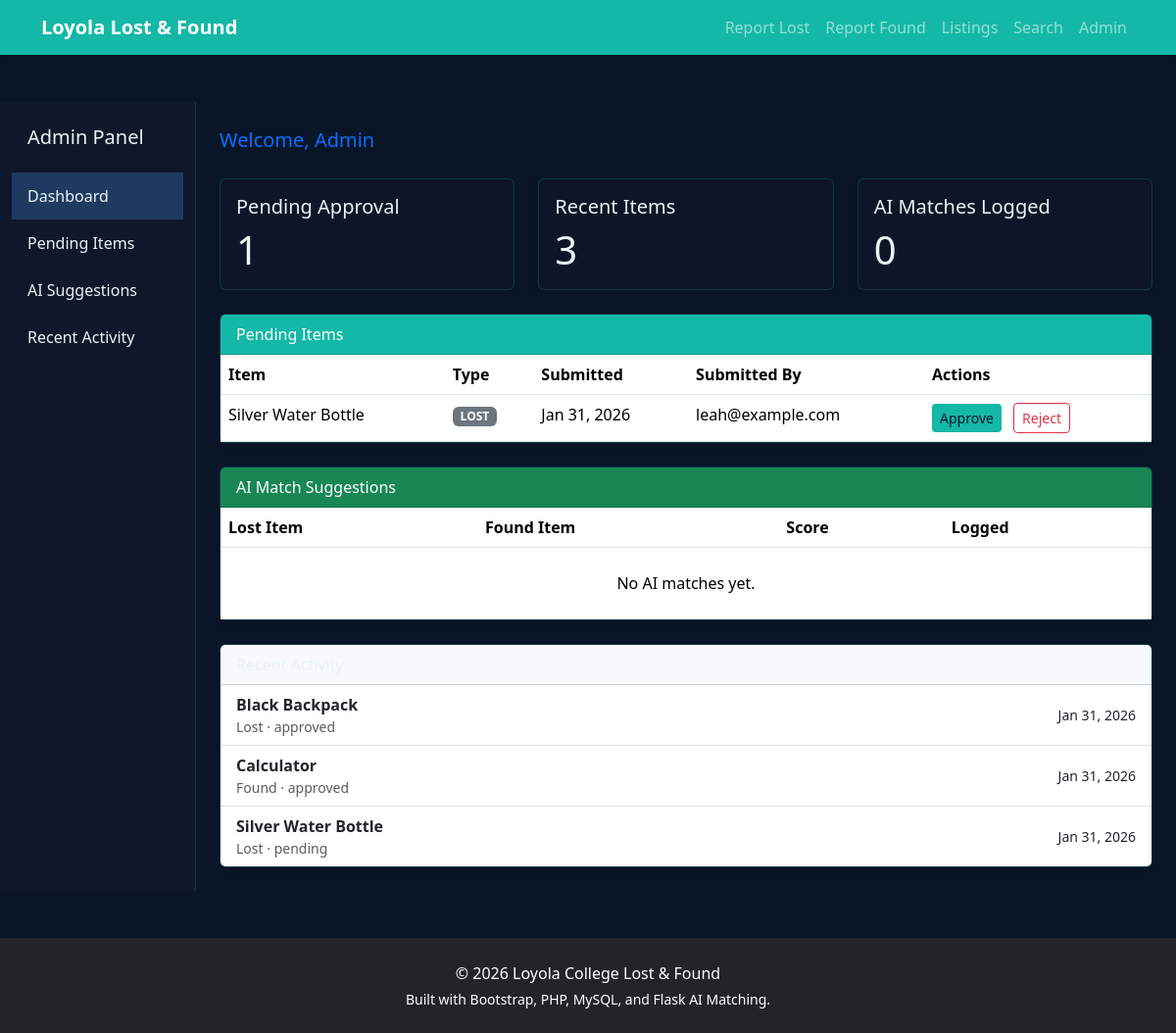
Screenshot of /admin/dashboard.php with the database file from the repository.
### tables this page shows
CREATE TABLE IF NOT EXISTS items (
    id INT AUTO_INCREMENT PRIMARY KEY,
    item_type ENUM('lost','found') NOT NULL,
    item_name VARCHAR(150) NOT NULL,
    description TEXT NOT NULL,
    location VARCHAR(150) NOT NULL,
    event_date DATE NOT NULL,
    contact_name VARCHAR(120) NOT NULL,
    contact_email VARCHAR(160) NOT NULL,
    contact_phone VARCHAR(50) DEFAULT NULL,
    image_path VARCHAR(255) DEFAULT NULL,
    status ENUM('pending','approved','rejected') DEFAULT 'pending',
    created_at TIMESTAMP DEFAULT CURRENT_TIMESTAMP
);

### includes/helpers.php (called while the page is built, shortened)
<?php
function format_date(string $dateString): string
{
    return date('M d, Y', strtotime($dateString));
}

### admin/dashboard.php (the view, shortened to what this page needs)
<?php
require_once __DIR__ . '/../includes/db.php';
require_once __DIR__ . '/../includes/helpers.php';
require_once __DIR__ . '/../includes/header.php';
$pendingStmt = $mysqli->prepare("SELECT * FROM items WHERE status = 'pending' ORDER BY created_at ASC");
$pendingStmt->execute();
$pendingItems = $pendingStmt->get_result()->fetch_all(MYSQLI_ASSOC);
$recentStmt = $mysqli->prepare("SELECT * FROM items ORDER BY created_at DESC LIMIT 5");
$recentStmt->execute();
$recentItems = $recentStmt->get_result()->fetch_all(MYSQLI_ASSOC);
$matchStmt = $mysqli->prepare("SELECT * FROM match_logs ORDER BY created_at DESC LIMIT 5");
$matchStmt->execute();
$matchLogs = $matchStmt->get_result()->fetch_all(MYSQLI_ASSOC);
?>
<div class="container-fluid">
    <div class="row">
        <aside class="col-md-3 col-lg-2 admin-sidebar py-4">
            <h5 class="px-3 mb-4">Admin Panel</h5>
            <a href="#" class="active">Dashboard</a>
            <a href="#pending">Pending Items</a>
            <a href="#matches">AI Suggestions</a>
            <a href="#recent">Recent Activity</a>
        </aside>
        <section class="col-md-9 col-lg-10 p-4">
            <h2 class="mb-4 text-primary">Welcome, Admin</h2>
            <div class="row g-4 mb-4">
                <div class="col-md-4">
                    <div class="card shadow-sm">
                        <div class="card-body">
                            <h5 class="card-title">Pending Approval</h5>
                            <p class="display-6 mb-0"><?php echo count($pendingItems); ?></p>
                        </div>
                    </div>
                </div>
                <div class="col-md-4">
                    <div class="card shadow-sm">
                        <div class="card-body">
                            <h5 class="card-title">Recent Items</h5>
                            <p class="display-6 mb-0"><?php echo count($recentItems); ?></p>
                        </div>
                    </div>
                </div>
                <div class="col-md-4">
                    <div class="card shadow-sm">
                        <div class="card-body">
                            <h5 class="card-title">AI Matches Logged</h5>
                            <p class="display-6 mb-0"><?php echo count($matchLogs); ?></p>
                        </div>
                    </div>
                </div>
            </div>
            <div id="pending" class="card shadow-sm mb-4">
                <div class="card-header bg-primary text-white d-flex justify-content-between align-items-center">
                    <span>Pending Items</span>
                </div>
                <div class="table-responsive">
                    <table class="table mb-0">
                        <thead>
                            <tr>
                                <th>Item</th>
                                <th>Type</th>
                                <th>Submitted</th>
                                <th>Submitted By</th>
                                <th>Actions</th>
                            </tr>
                        </thead>
                        <tbody>
                        <?php foreach ($pendingItems as $item): ?>
                            <tr>
                                <td><?php echo $item['item_name']; ?></td>
                                <td><span class="badge bg-secondary text-uppercase"><?php echo $item['item_type']; ?></span></td>
                                <td><?php echo format_date($item['created_at']); ?></td>
                                <td><?php echo $item['contact_email']; ?></td>
                                <td>
                                    <button class="btn btn-sm btn-success me-2 btnApprove" data-id="<?php echo $item['id']; ?>">Approve</button>
                                    <button class="btn btn-sm btn-outline-danger btnReject" data-id="<?php echo $item['id']; ?>">Reject</button>
                                </td>
                            </tr>
                        <?php endforeach; ?>
                        </tbody>
                    </table>
                </div>
            </div>
            <div id="matches" class="card shadow-sm mb-4">
                <div class="card-header bg-success text-white">AI Match Suggestions</div>
                <div class="table-responsive">
                    <table class="table mb-0">
                        <thead>
                        <tr>
                            <th>Lost Item</th>
                            <th>Found Item</th>
                            <th>Score</th>
                            <th>Logged</th>
                        </tr>
                        </thead>
                        <tbody>
                        <?php if (empty($matchLogs)): ?>
                            <tr><td colspan="4" class="text-center py-4">No AI matches yet.</td></tr>
                        <?php endif; ?>
                        </tbody>
                    </table>
                </div>
            </div>
            <div id="recent" class="card shadow-sm">
                <div class="card-header bg-light">Recent Activity</div>
                <div class="list-group list-group-flush">
                    <?php foreach ($recentItems as $item): ?>
                        <div class="list-group-item d-flex justify-content-between align-items-center">
                            <div>
                                <strong><?php echo $item['item_name']; ?></strong>
                                <div class="small text-muted"><?php echo ucfirst($item['item_type']); ?> · <?php echo $item['status']; ?></div>
                            </div>
                            <small><?php echo format_date($item['created_at']); ?></small>
                        </div>
                    <?php endforeach; ?>
                </div>
            </div>
        </section>
    </div>
</div>
<?php require_once __DIR__ . '/../includes/footer.php'; ?>

### includes/header.php (shortened to what this page needs)
<!DOCTYPE html>
<html lang="en">
<head>
    <link rel="stylesheet" href="https://cdn.jsdelivr.net/npm/bootstrap@5.3.3/dist/css/bootstrap.min.css">
    <link rel="stylesheet" href="<?php echo APP_BASE_URL; ?>/assets/css/style.css">
</head>
<body data-base-url="<?php echo APP_BASE_URL; ?>">
<nav class="navbar navbar-expand-lg navbar-dark bg-primary shadow-sm">
    <div class="container">
        <a class="navbar-brand fw-bold" href="<?php echo APP_BASE_URL; ?>/index.php">Loyola Lost &amp; Found</a>
        <div class="collapse navbar-collapse" id="mainNav">
            <ul class="navbar-nav ms-auto mb-2 mb-lg-0">
                <li class="nav-item"><a class="nav-link" href="<?php echo APP_BASE_URL; ?>/pages/report-lost.php">Report Lost</a></li>
                <li class="nav-item"><a class="nav-link" href="<?php echo APP_BASE_URL; ?>/pages/report-found.php">Report Found</a></li>
                <li class="nav-item"><a class="nav-link" href="<?php echo APP_BASE_URL; ?>/pages/listings.php">Listings</a></li>
                <li class="nav-item"><a class="nav-link" href="<?php echo APP_BASE_URL; ?>/pages/search.php">Search</a></li>
                <li class="nav-item"><a class="nav-link" href="<?php echo APP_BASE_URL; ?>/admin/dashboard.php">Admin</a></li>
            </ul>
        </div>
    </div>
</nav>
<main class="py-5 flex-grow-1">

### includes/footer.php (shortened to what this page needs)
    </main>
    <footer class="bg-dark text-white py-4 mt-auto">
        <div class="container text-center">
            <p class="mb-1">&copy; <?php echo date('Y'); ?> Loyola College Lost &amp; Found</p>
            <p class="small mb-0">Built with Bootstrap, PHP, MySQL, and Flask AI Matching.</p>
        </div>
    </footer>
</body>
</html>

### assets/css/style.css (style rules this page uses)
:root { --loyola-navy: #001F3F; --loyola-green: #2ECC71; --loyola-white: #ffffff; --font-size: 16px; --background: #0a1628; --foreground: #e8f4f8; --card: rgba(15, 23, 42, 0.7); --card-foreground: #e8f4f8; --popover: #0f172a; --popover-foreground: #e8f4f8; --primary: #14b8a6; --primary-foreground: #0a1628; --secondary: #1e3a5f; --secondary-foreground: #e8f4f8; --muted: #1e293b; --muted-foreground: #94a3b8; --accent: #0891b2; --accent-foreground: #e8f4f8; --destructive: #ef4444; --destructive-foreground: #ffffff; --border: rgba(20, 184, 166, 0.2); --input: transparent; --input-background: rgba(30, 58, 95, 0.3); --switch-background: #334155; --font-weight-medium: 500; --font-weight-normal: 400; --ring: #14b8a6; --chart-1: #14b8a6; --chart-2: #0891b2; --chart-3: #06b6d4; --chart-4: #22d3ee; --chart-5: #67e8f9; --radius: 0.75rem; --sidebar: #0f172a; --sidebar-foreground: #e8f4f8; --sidebar-primary: #14b8a6; --sidebar-primary-foreground: #0a1628; --sidebar-accent: #1e3a5f; --sidebar-accent-foreground: #e8f4f8; --sidebar-border: rgba(20, 184, 166, 0.2); --sidebar-ring: #14b8a6; --aurora-1: #0a1628; --aurora-2: #1e3a5f; --aurora-3: #14b8a6; --aurora-4: #0891b2; --text-base: 1rem; --text-lg: 1.125rem; --text-xl: 1.25rem; --text-2xl: 1.5rem; }
body { min-height: 100vh; display: flex; flex-direction: column; font-family: "Segoe UI", system-ui, -apple-system, BlinkMacSystemFont, sans-serif; background-color: var(--background); color: var(--foreground); font-size: var(--font-size); }
* { border-color: var(--border); outline-color: color-mix(in srgb, var(--ring) 50%, transparent); }
.bg-primary { background-color: var(--primary) !important; }
.btn-success { background-color: var(--primary); border: none; color: var(--primary-foreground); }
.card { background-color: var(--card); color: var(--card-foreground); border: 1px solid var(--border); }
.admin-sidebar { background-color: var(--sidebar); min-height: 100vh; color: var(--sidebar-foreground); border-right: 1px solid var(--sidebar-border); }
.admin-sidebar a { color: var(--sidebar-foreground); text-decoration: none; display: block; padding: 0.75rem 1rem; }
.admin-sidebar a:hover, .admin-sidebar a.active { background-color: var(--sidebar-accent); color: var(--sidebar-accent-foreground); }
h1, h2, h3, h4, p, label, button, input, textarea { line-height: 1.5; }
h2 { font-size: var(--text-xl); font-weight: var(--font-weight-medium); }
h4, p, label, button, input, textarea { font-size: var(--text-base); font-weight: var(--font-weight-normal); }

### rows the page displays
items: item_name "Silver Water Bottle", item_type "LOST", created_at "Jan 31, 2026", contact_email "leah@example.com", item_type "Lost", status "pending"
items: item_name "Black Backpack", item_type "Lost", status "approved", created_at "Jan 31, 2026"
items: item_name "Calculator", item_type "Found", status "approved", created_at "Jan 31, 2026"

### other values shown
count($pendingItems) "1"
count($recentItems) "3"
count($matchLogs) "0"
